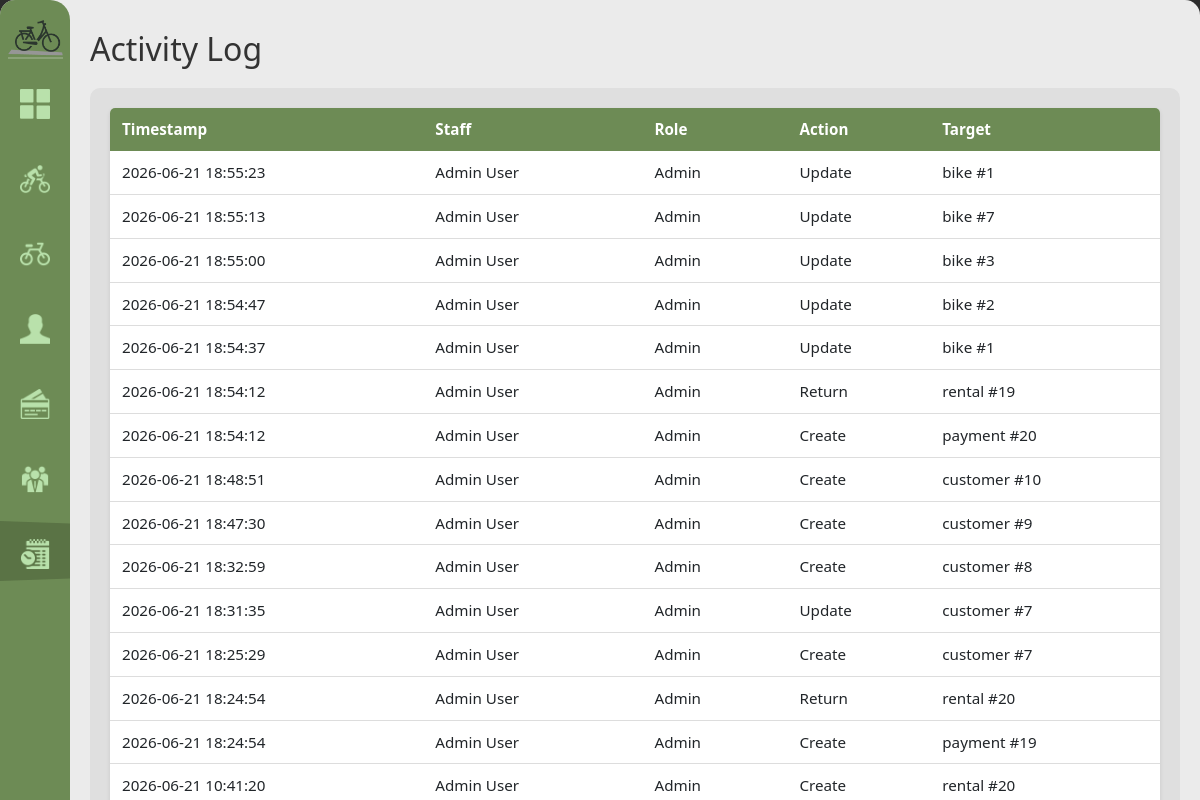
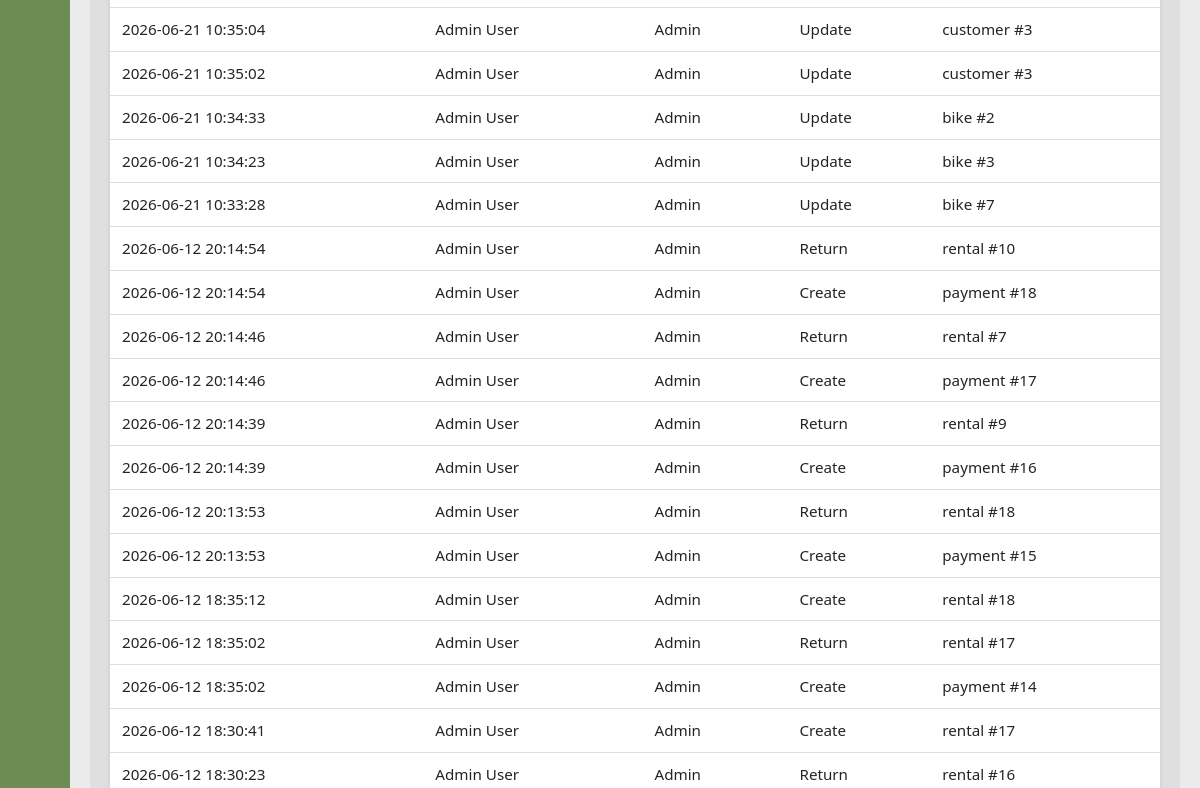
Before: /activity-log (signed in, upper part) with the older database file (2 pictures, top to bottom).
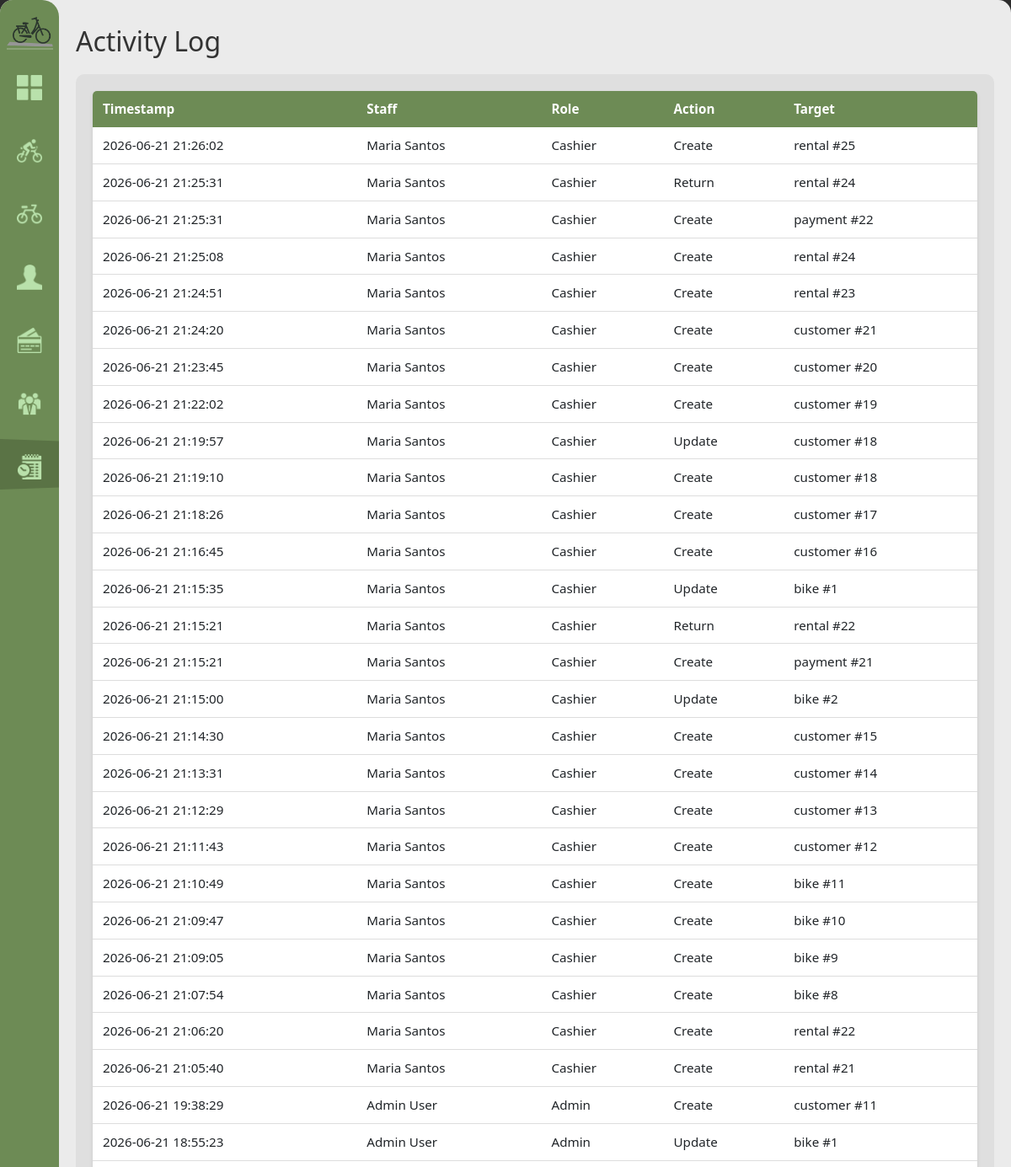
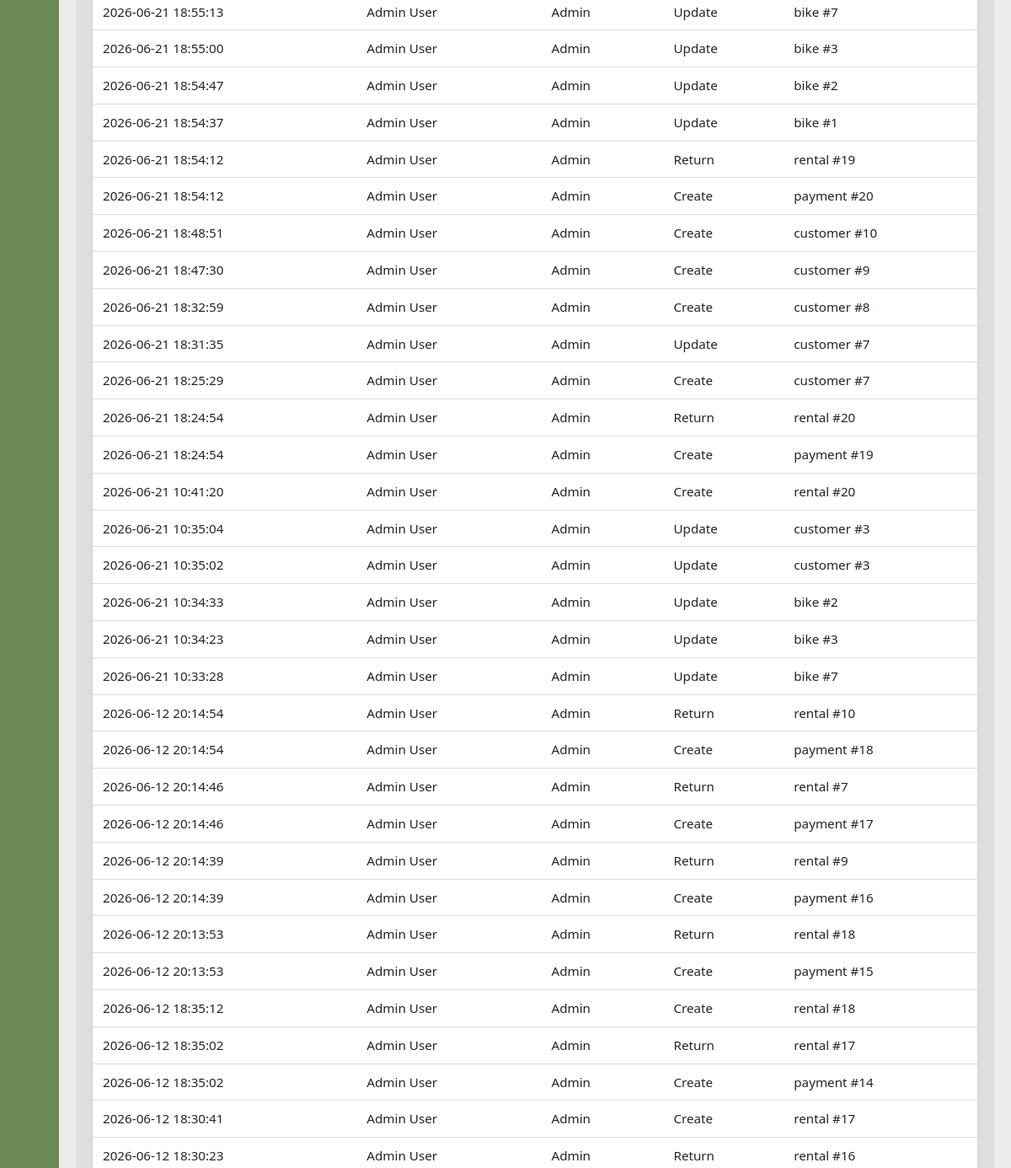
After: the same page with the newer database file (2 pictures, top to bottom).
### tables this page shows
CREATE TABLE activity_log (
            log_id INTEGER PRIMARY KEY AUTOINCREMENT,
            staff_id INTEGER NOT NULL REFERENCES staff(staff_id) ON UPDATE CASCADE ON DELETE RESTRICT,
            timestamp DATETIME NOT NULL DEFAULT(datetime('now','localtime')),
            action TEXT NOT NULL, target_table TEXT, target_id INTEGER
        );

CREATE TABLE staff (
            staff_id INTEGER PRIMARY KEY AUTOINCREMENT,
            username TEXT NOT NULL UNIQUE,
            password_hash TEXT NOT NULL,
            first_name TEXT NOT NULL, last_name TEXT NOT NULL,
            role TEXT NOT NULL CHECK(role IN('admin','cashier')),
            contact_number TEXT NOT NULL,
            status TEXT NOT NULL DEFAULT 'active' CHECK(status IN('active','inactive')),
            created_at DATETIME NOT NULL DEFAULT(datetime('now','localtime'))
        );

### handlers/activity_routes.py (the view)
@activity_bp.route('/activity-log')
@role_required('admin')
def activity_log():
    logs = database.get().get_activity_log()
    return render_template('activity_log.html', logs=logs)

### app.py (called while the page is built)
def get_sidebar_state():
    return request.cookies.get('sidebarState') == 'expanded'

@app.context_processor
def inject_sidebar_state():
    return dict(sidebar_expanded=get_sidebar_state())

@app.context_processor
def inject_current_staff():
    staff = current_staff()
    return dict(current_staff=staff, is_admin=staff and staff.get("role") == "admin")

### modules/auth.py (called while the page is built)
def role_required(*roles):
    def decorator(view):
        @wraps(view)
        def wrapped(*args, **kwargs):
            if not session.get("staff_id"):
                return redirect(url_for("login"))
            if roles and session.get("role") not in roles:
                return redirect(url_for("home"))
            return view(*args, **kwargs)
        return wrapped
    return decorator

def current_staff():
    if not session.get("staff_id"):
        return None
    return {
        "staff_id": session.get("staff_id"),
        "username": session.get("username"),
        "first_name": session.get("first_name"),
        "last_name": session.get("last_name"),
        "role": session.get("role"),
    }

### modules/database.py (called while the page is built)
def get():
    if not db: init()
    return db

### templates/activity_log.html (shortened to what this page needs)
{% extends "base.html" %}
{% block content %}
<h1>Activity Log</h1>
<div class="content-grid">
    <div class="scroll-table-container">
        <table>
            <thead>
                <tr>
                    <th>Timestamp</th>
                    <th>Staff</th>
                    <th>Role</th>
                    <th>Action</th>
                    <th>Target</th>
                </tr>
            </thead>
            <tbody>
            {% for log in logs %}
            <tr>
                <td>{{ log['timestamp'] }}</td>
                <td>{{ log['staff_name'] }}</td>
                <td>{{ log['staff_role'].title() }}</td>
                <td>{{ log['action'].replace('_', ' ').title() }}</td>
                <td>{{ log['target_table'] }}{% if log['target_id'] %} #{{ log['target_id'] }}{% endif %}</td>
            </tr>
            {% endfor %}
            </tbody>
        </table>
    </div>
</div>
{% endblock %}

Changed rows visible on the page:
added activity_log: timestamp "2026-06-21 21:26:02", staff_name "Maria Santos", staff_role "Cashier", action.replace "Create", target_table "rental", target_id "25"
added activity_log: timestamp "2026-06-21 21:25:31", staff_name "Maria Santos", staff_role "Cashier", action.replace "Return", target_table "rental", target_id "24"
added activity_log: timestamp "2026-06-21 21:25:31", staff_name "Maria Santos", staff_role "Cashier", action.replace "Create", target_table "payment", target_id "22"
added activity_log: timestamp "2026-06-21 21:25:08", staff_name "Maria Santos", staff_role "Cashier", action.replace "Create", target_table "rental", target_id "24"
added activity_log: timestamp "2026-06-21 21:24:51", staff_name "Maria Santos", staff_role "Cashier", action.replace "Create", target_table "rental", target_id "23"
added activity_log: timestamp "2026-06-21 21:24:20", staff_name "Maria Santos", staff_role "Cashier", action.replace "Create", target_table "customer", target_id "21"
added activity_log: timestamp "2026-06-21 21:23:45", staff_name "Maria Santos", staff_role "Cashier", action.replace "Create", target_table "customer", target_id "20"
added activity_log: timestamp "2026-06-21 21:22:02", staff_name "Maria Santos", staff_role "Cashier", action.replace "Create", target_table "customer", target_id "19"
added activity_log: timestamp "2026-06-21 21:19:57", staff_name "Maria Santos", staff_role "Cashier", action.replace "Update", target_table "customer", target_id "18"
added activity_log: timestamp "2026-06-21 21:19:10", staff_name "Maria Santos", staff_role "Cashier", action.replace "Create", target_table "customer", target_id "18"
added activity_log: timestamp "2026-06-21 21:18:26", staff_name "Maria Santos", staff_role "Cashier", action.replace "Create", target_table "customer", target_id "17"
added activity_log: timestamp "2026-06-21 21:16:45", staff_name "Maria Santos", staff_role "Cashier", action.replace "Create", target_table "customer", target_id "16"
added activity_log: timestamp "2026-06-21 21:15:35", staff_name "Maria Santos", staff_role "Cashier", action.replace "Update", target_table "bike", target_id "1"
added activity_log: timestamp "2026-06-21 21:15:21", staff_name "Maria Santos", staff_role "Cashier", action.replace "Return", target_table "rental", target_id "22"
added activity_log: timestamp "2026-06-21 21:15:21", staff_name "Maria Santos", staff_role "Cashier", action.replace "Create", target_table "payment", target_id "21"
added activity_log: timestamp "2026-06-21 21:15:00", staff_name "Maria Santos", staff_role "Cashier", action.replace "Update", target_table "bike", target_id "2"
added activity_log: timestamp "2026-06-21 21:14:30", staff_name "Maria Santos", staff_role "Cashier", action.replace "Create", target_table "customer", target_id "15"
added activity_log: timestamp "2026-06-21 21:13:31", staff_name "Maria Santos", staff_role "Cashier", action.replace "Create", target_table "customer", target_id "14"
added activity_log: timestamp "2026-06-21 21:12:29", staff_name "Maria Santos", staff_role "Cashier", action.replace "Create", target_table "customer", target_id "13"
added activity_log: timestamp "2026-06-21 21:11:43", staff_name "Maria Santos", staff_role "Cashier", action.replace "Create", target_table "customer", target_id "12"
added activity_log: timestamp "2026-06-21 21:10:49", staff_name "Maria Santos", staff_role "Cashier", action.replace "Create", target_table "bike", target_id "11"
added activity_log: timestamp "2026-06-21 21:09:47", staff_name "Maria Santos", staff_role "Cashier", action.replace "Create", target_table "bike", target_id "10"
added activity_log: timestamp "2026-06-21 21:09:05", staff_name "Maria Santos", staff_role "Cashier", action.replace "Create", target_table "bike", target_id "9"
added activity_log: timestamp "2026-06-21 21:07:54", staff_name "Maria Santos", staff_role "Cashier", action.replace "Create", target_table "bike", target_id "8"
added activity_log: timestamp "2026-06-21 21:06:20", staff_name "Maria Santos", staff_role "Cashier", action.replace "Create", target_table "rental", target_id "22"
added activity_log: timestamp "2026-06-21 21:05:40", staff_name "Maria Santos", staff_role "Cashier", action.replace "Create", target_table "rental", target_id "21"
added activity_log: timestamp "2026-06-21 19:38:29", staff_name "Admin User", staff_role "Admin", action.replace "Create", target_table "customer", target_id "11"
